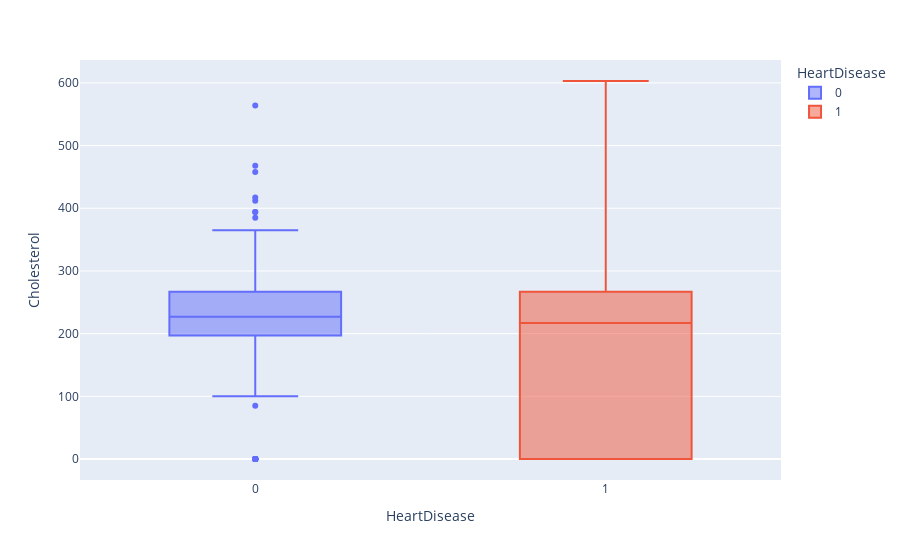

Source (notebook cell):
### Code cell
px.box(data_frame=df,
    x=df.HeartDisease,
    y=df.Cholesterol,
    color=df.HeartDisease)

### Figure 1 — Plotly figure (JSON) as saved in the notebook; plotly's stock layout.template omitted (floating-point values rounded to 4 significant figures; data arrays with more than 128 entries replaced by an {"elided": "..."} marker saying what was removed)
{"data": [{"alignmentgroup": "True", "hovertemplate": "HeartDisease=%{x}<br>Cholesterol=%{y}<extra></extra>", "legendgroup": "0", "marker": {"color": "#636efa"}, "name": "0", "notched": false, "offsetgroup": "0", "orientation": "v", "showlegend": true, "type": "box", "x": {"elided": "410 int values"}, "x0": " ", "xaxis": "x", "y": {"elided": "410 int values"}, "y0": " ", "yaxis": "y"}, {"alignmentgroup": "True", "hovertemplate": "HeartDisease=%{x}<br>Cholesterol=%{y}<extra></extra>", "legendgroup": "1", "marker": {"color": "#EF553B"}, "name": "1", "notched": false, "offsetgroup": "1", "orientation": "v", "showlegend": true, "type": "box", "x": {"elided": "508 int values"}, "x0": " ", "xaxis": "x", "y": {"elided": "508 int values"}, "y0": " ", "yaxis": "y"}], "layout": {"boxmode": "overlay", "legend": {"title": {"text": "HeartDisease"}, "tracegroupgap": 0}, "margin": {"t": 60}, "xaxis": {"anchor": "y", "categoryarray": [0, 1], "categoryorder": "array", "domain": [0, 1], "title": {"text": "HeartDisease"}}, "yaxis": {"anchor": "x", "domain": [0, 1], "title": {"text": "Cholesterol"}}}}
